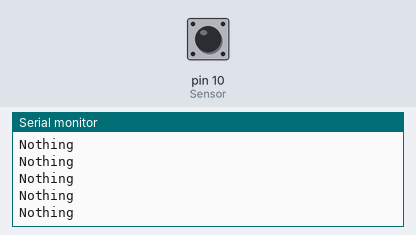
The sketch below on a simulated Arduino Uno, built with avr-gcc and run on an emulated ATmega328P. Shown: the last lines printed to the serial monitor. Inputs (shaded band) come from the test bench; at power-on: pin 10 (Sensor) HIGH.

Above: at 1.2 s.
1.3 s: pin 10 (Sensor) driven LOW
At 2.2 s:
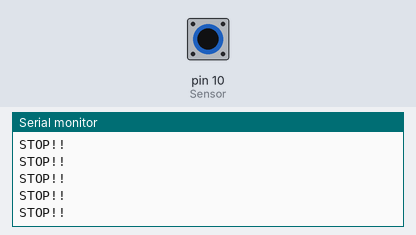
6.2 s: pin 10 (Sensor) driven HIGH
At 7.0 s:
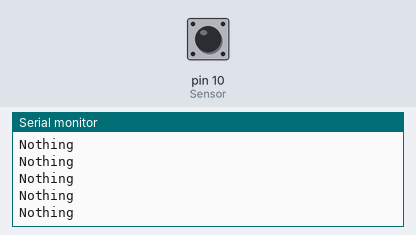
9.2 s: pin 10 (Sensor) pulsed LOW 2 times (0.12 s each, 0.3 s apart)
12.8 s: pin 10 (Sensor) driven LOW
At 13.5 s:
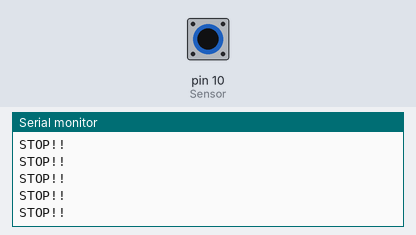
18.8 s: pin 10 (Sensor) driven HIGH
At 19.7 s:
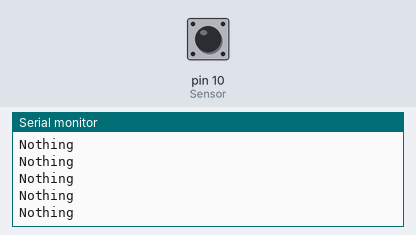

The sketch:

3-1_Detect_Module.ino
```cpp
int Sensor = 10 ;                          // 센서핀은 10번에 연결
int val ;
void setup() {
  Serial.begin(9600);
  pinMode(Sensor, INPUT);                 // 센서값을 입력으로 설정
}

void loop() {
  val = digitalRead(Sensor);              // 센서값 읽어옴

  if(val == 0){
    Serial.println("STOP!!");
    }
  else{
    Serial.println("Nothing");
    }
}
```

Measured:
- after the input at 1.3 s, the serial monitor: prints a new line after 0.08 s (image 1)
- after the input at 6.2 s, the serial monitor: prints a new line after 0.07 s (image 2)
- after the input at 12.8 s, the serial monitor: prints a new line after 0.08 s (image 3)
- after the input at 18.8 s, the serial monitor: prints a new line after 0.07 s (image 4)
